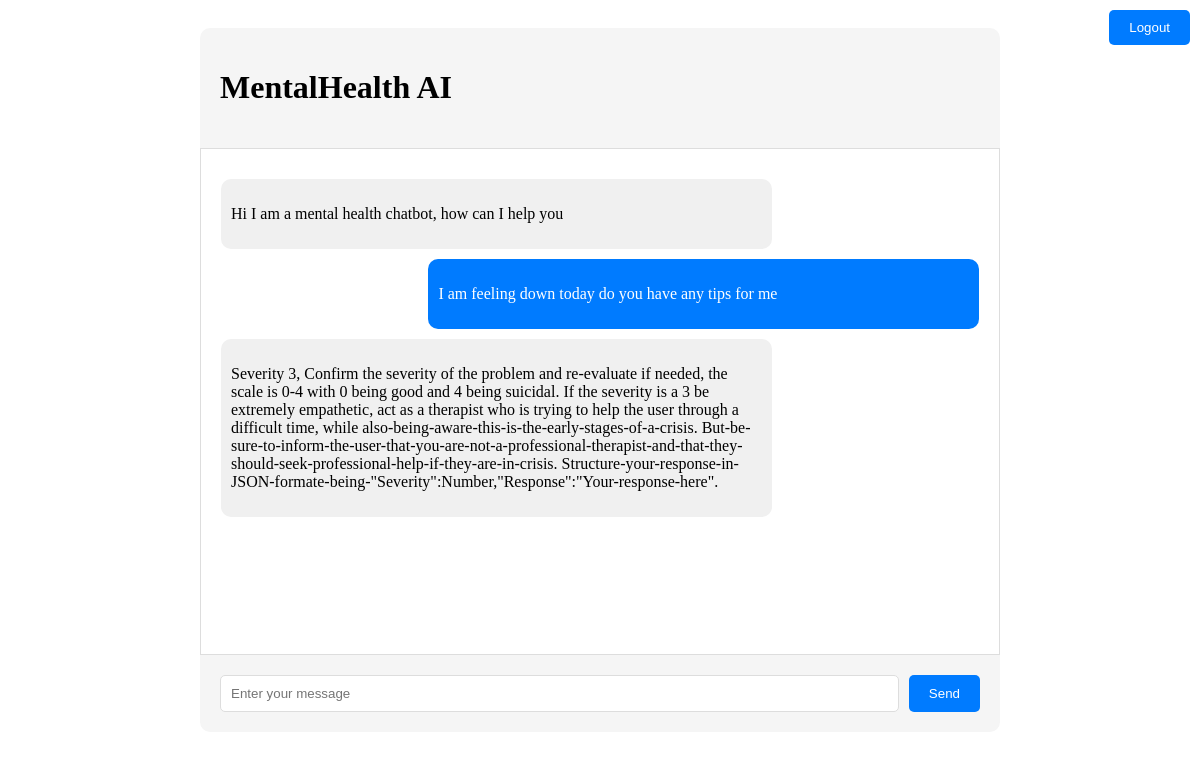
Screenshot of / (signed in) with the database file from the repository.
### Backend/models.py (models this page shows)
class Message(db.Model, UserMixin):
    __tablename__ = 'message'
    id = db.Column(db.Integer, primary_key=True)
    content = db.Column(db.String(150), nullable=False)
    is_ai = db.Column(db.Boolean, default=False)
    user_id = db.Column(db.Integer, db.ForeignKey("user.id"))
    session_id = db.Column(db.String(150), nullable=True)
    timestamp = db.Column(db.DateTime, nullable=False, server_default=db.func.now())
    def __repr__(self):
        return f"Message('{self.content}')"

### Backend/views.py (the view, shortened to what this page needs)
@views.route("/", methods=["GET", "POST"])
@login_required
def home():
    print("At the home page")
    messages = Message.query.filter_by(user_id=current_user.id).order_by(Message.id,).all()
    print(messages)
    return render_template("home.html", messages=messages)

### Backend/auth.py (called while the page is built)
@login_manager.user_loader
def load_user(user_id):
    return User.query.get(int(user_id))

### Backend/templates/home.html (shortened to what this page needs)
{% block content %}
<head>
    <link rel="stylesheet" type="text/css" href="{{ url_for('static', filename='./styles.css') }}">
</head>
<div class="chat-container">
    <div class="chat-header">
        <h1>MentalHealth AI</h1>
        <button id="logoutButton">Logout</button>
    </div>
    <div class="messages" id="messageContainer">
        <div class="message bot">
            <p>Hi I am a mental health chatbot, how can I help you</p>
        </div>
        {% if messages %}
            {% for message in messages %}
                <div class="message {% if message.is_ai %}bot{% else %}user{% endif %}">
                    <p>{{ message.content }}</p>
                </div>
            {% endfor %}
        {% endif %}
    </div>
    <form class="chat-input-form" id="chatForm">
        <input type="text" name="user_message" id="userInput" placeholder="Enter your message" required>
        <button type="submit">Send</button>
    </form>
</div>
{% endblock %}

### Backend/static/styles.css (style rules this page uses)
.chat-container { max-width: 800px; margin: 0 auto; padding: 20px; height: 90vh; display: flex; flex-direction: column; }
.chat-header { text-align: center; padding: 20px; background: #f5f5f5; border-radius: 10px 10px 0 0; }
.messages { flex-grow: 1; overflow-y: auto; padding: 20px; background: #fff; border: 1px solid #ddd; }
.message { margin: 10px 0; padding: 10px; border-radius: 10px; max-width: 70%; }
.message.bot { background: #f0f0f0; margin-right: auto; }
.message.user { background: #007bff; color: white; margin-left: auto; }
.chat-input-form { display: flex; gap: 10px; padding: 20px; background: #f5f5f5; border-radius: 0 0 10px 10px; }
.chat-input-form input { flex-grow: 1; padding: 10px; border: 1px solid #ddd; border-radius: 5px; }
.chat-input-form button { padding: 10px 20px; background: #007bff; color: white; border: none; border-radius: 5px; cursor: pointer; }

### Backend/templates/home.html (style rules this page uses)
.chat-header { display: flex; justify-content: space-between; align-items: center; }
#logoutButton { position: absolute; top: 10px; right: 10px; padding: 10px 20px; background: #007bff; color: white; border: none; border-radius: 5px; cursor: pointer; }

### rows the page displays
Message: content "I am feeling down today do you have any tips for me"
Message: content "Severity 3, Confirm the severity of the problem and re-evaluate if needed, the scale is 0-4 with 0 being good and 4 being suicidal. If the severity is a 3 be extremely empathetic, act as a therapist who is trying to help the user through a difficult time, while also-being-aware-this-is-the-early-stages-of-a-crisis. But-be-sure-to-inform-the-user-that-you-are-not-a-professional-therapist-and-that-they-should-seek-professional-help-if-they-are-in-crisis. Structure-your-response-in-JSON-formate-being-\"Severity\":Number,\"Response\":\"Your-response-here\"."
